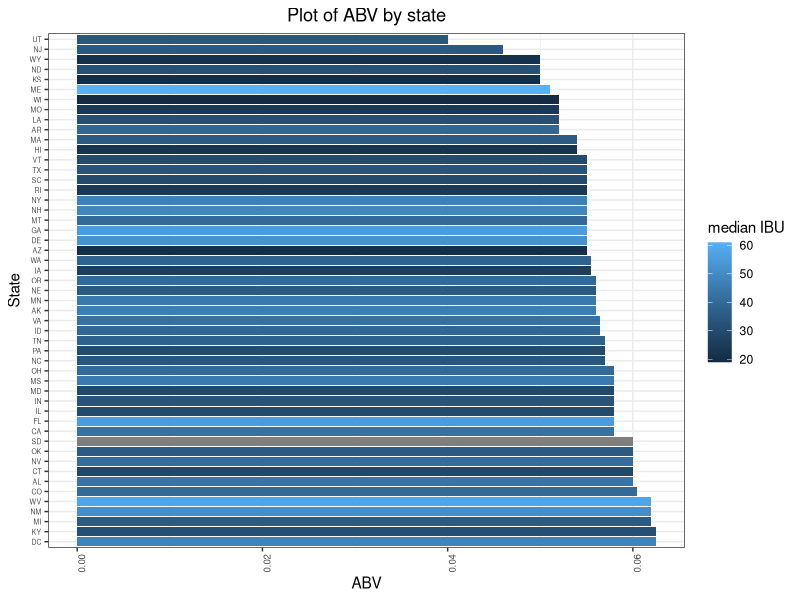

Here is the R script that generated this plot:
## ---- chunk 1
knitr::opts_chunk$set(echo = TRUE)
## ---- chunk 2
#load beers and breweries data into r. 
beers <- read.csv("Beers.csv", header = TRUE, sep = ",")
breweries <- read.csv("Breweries.csv", header=TRUE, sep = ",")
#check how many breweries are present in each state
library(dplyr)
brewperstate <- breweries %>% group_by(State) %>% summarize(n=n())
head(brewperstate)
## ---- chunk 3
#outer merge the beers data with breweries data.
library(tidyr)
combine = merge(beers,breweries, by.x = "Brewery_id", by.y = "Brew_ID", all = TRUE)
write.csv(combine, "combine.csv")
#check the first 6 rows of combined data.
head(combine)
#check the last 6 rows of combined data.
tail(combine)
## ---- chunk 4
#Report the number of NA's in each column.
na.col <- colSums(is.na(combine))
na.col
#drop the rows with NA.
combine.clean = drop_na(combine)
write.csv(combine.clean, "combine.clean.csv")
# drop the rows with NA in both ABV and IBU.
combine.clean.p<-combine[-which(is.na(combine$ABV)&is.na(combine$IBU)),]
write.csv(combine.clean.p, "combine.clean.p.csv")
## ---- chunk 5
#Drop if nas in column ABV
ABV <- combine.clean.p[!is.na(combine.clean.p$ABV), c("ABV", "State")]
#Get the median alcohol content(ABV) for each state.
medianABV <- aggregate(ABV~State, data=ABV, median)
#Drop the nas in column IBU
IBU <- combine.clean.p[!is.na(combine.clean.p$IBU), c("IBU", "State") ]
#Get the median international bitterness unit(IBU) for each state.
medianIBU <- aggregate(IBU~State, data=IBU, median)
#combine the ABV, IBU data into a dataframe by states
medianABV.IBU <- merge(medianABV,medianIBU, by = "State", all = TRUE)
#Plot a bar chart to compare.
library(ggplot2)
ggplot(medianABV.IBU, aes(x=reorder(State, -ABV),y=ABV, fill=IBU))+labs(title="Plot of ABV by state", x="State", y="ABV", fill="median IBU")+geom_bar(stat="identity") + theme_bw() +theme(axis.text.x=element_text(angle=90, size = 7)) +theme(plot.title = element_text(hjust = 0.5))+theme(axis.text.y = element_text(hjust=1, vjust=0.5, size=5))+coord_flip() 
## ---- chunk 6
#get the state of maximun ABV
ABV[which(ABV$ABV==max(ABV$ABV)), "State"]
#get the state of maximum IBU
IBU[which(IBU$IBU == max(IBU$IBU)), "State"]
## ---- chunk 7
summary(ABV$ABV)
## ---- chunk 8
ggplot(combine.clean, aes(ABV, IBU, color = State)) +
  geom_point(shape = 16, size = 3, show.legend = FALSE) +
  theme_minimal()
